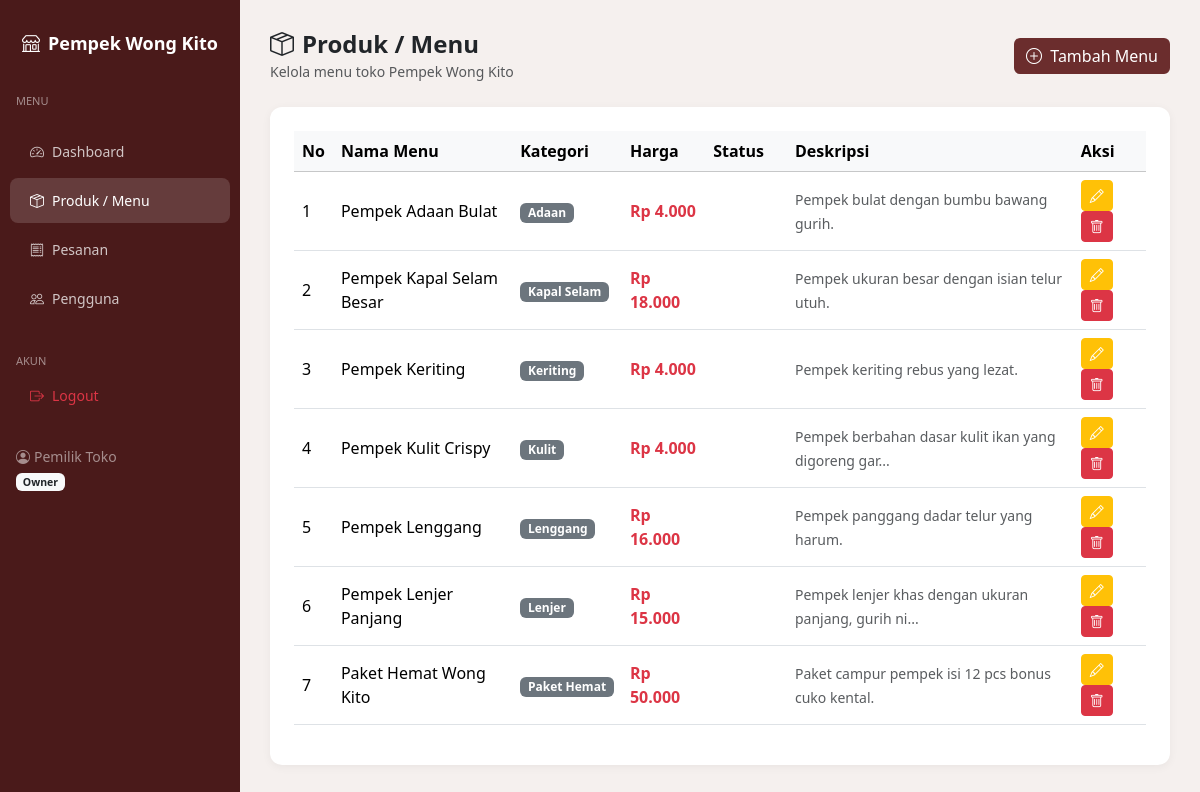
Screenshot of /Toko_Pempek/admin/produk.php (signed in) with the database file from the repository.
### tables this page shows
CREATE TABLE IF NOT EXISTS `produk` (
  `id` int(11) NOT NULL AUTO_INCREMENT,
  `nama` varchar(100) NOT NULL,
  `kategori` varchar(50) NOT NULL,
  `harga` int(11) NOT NULL,
  `deskripsi` text DEFAULT NULL,
  `foto` varchar(255) DEFAULT NULL,
  `status` enum('tersedia','habis') NOT NULL DEFAULT 'tersedia',
  `created_at` timestamp NOT NULL DEFAULT CURRENT_TIMESTAMP,
  PRIMARY KEY (`id`)
);

### Toko_Pempek/config/Database.php (called while the page is built, shortened)
<?php
$host     = getenv('DB_HOST') ?: 'db';
$username = getenv('DB_USER') ?: 'pempek_user';
$password = getenv('DB_PASS') ?: 'pempek_pass';
$database = getenv('DB_NAME') ?: 'db_pempek';
try {
    $conn = new PDO("mysql:host=$host;dbname=$database", $username, $password);
    $conn->setAttribute(PDO::ATTR_ERRMODE, PDO::ERRMODE_EXCEPTION);
} catch(PDOException $e) {
    die("Koneksi ke database MySQL gagal: " . $e->getMessage());
}
$limit = 9;
$page = isset($_GET['p']) ? max(1, intval($_GET['p'])) : 1;
$offset = ($page - 1) * $limit;
$kategori_dipilih = [];
if (!empty($kategori_dipilih)) {
    $sql = "SELECT * FROM produk WHERE ";
    $conditions = [];
    foreach ($kategori_dipilih as $key => $val) {
        $conditions[] = "(nama LIKE :kat$key OR kategori LIKE :kat$key)";
    }
    $sql .= implode(" OR ", $conditions);
    $sql .= " LIMIT :limit OFFSET :offset";
    $stmt = $conn->prepare($sql);
    foreach ($kategori_dipilih as $key => $val) {
        $stmt->bindValue(":kat$key", $val);
    }
    $stmt->bindValue(":limit", $limit, PDO::PARAM_INT);
    $stmt->bindValue(":offset", $offset, PDO::PARAM_INT);
    $stmt->execute();
    $produk_list = $stmt->fetchAll(PDO::FETCH_ASSOC);
} else {
    $stmt = $conn->prepare("SELECT * FROM produk LIMIT :limit OFFSET :offset");
    $stmt->bindValue(":limit", $limit, PDO::PARAM_INT);
    $stmt->bindValue(":offset", $offset, PDO::PARAM_INT);
    $stmt->execute();
    $produk_list = $stmt->fetchAll(PDO::FETCH_ASSOC);
}
?>

### Toko_Pempek/core/Functions.php (called while the page is built, shortened)
<?php
function format_rupiah($angka) {
    return "Rp " . number_format($angka, 0, ',', '.');
}

### Toko_Pempek/admin/produk.php (the view, shortened to what this page needs)
<?php
require_once '../config/database.php';
require_once '../core/Functions.php';
$produk_list = $conn->query("SELECT * FROM produk ORDER BY kategori, nama")->fetchAll(PDO::FETCH_ASSOC);
require_once 'admin_layout.php';
?>
    <div class="d-flex justify-content-between align-items-center mb-4">
        <div>
            <h4 class="fw-bold mb-0"><i class="bi bi-box-seam me-2"></i>Produk / Menu</h4>
            <small class="text-muted">Kelola menu toko Pempek Wong Kito</small>
        </div>
        <button class="btn btn-maroon" data-bs-toggle="modal" data-bs-target="#modalTambah">
            <i class="bi bi-plus-circle me-1"></i> Tambah Menu
        </button>
    </div>
    <div class="card-panel">
        <div class="table-responsive">
            <table class="table table-hover align-middle">
                <thead class="table-light">
                    <tr>
                        <th>No</th>
                        <th>Nama Menu</th>
                        <th>Kategori</th>
                        <th>Harga</th>
                        <th>Status</th>
                        <th>Deskripsi</th>
                        <th>Aksi</th>
                    </tr>
                </thead>
                <tbody>
                <?php foreach ($produk_list as $i => $p): ?>
                    <tr>
                        <td><?= $i + 1 ?></td>
                        <td class="fw-medium"><?= htmlspecialchars($p['nama']) ?></td>
                        <td><span class="badge bg-secondary"><?= htmlspecialchars($p['kategori']) ?></span></td>
                        <td class="fw-bold text-danger"><?= format_rupiah($p['harga']) ?></td>
                        <td><span class="badge badge-<?= $p['status'] ?>"><?= ucfirst($p['status']) ?></span></td>
                        <td><small class="text-muted"><?= htmlspecialchars(mb_substr($p['deskripsi'], 0, 50)) ?><?= (strlen($p['deskripsi']) > 50 ? '...' : '') ?></small></td>
                        <td>
                            <a href="?edit=<?= $p['id'] ?>" class="btn btn-sm btn-warning text-white">
                                <i class="bi bi-pencil"></i>
                            </a>
                            <form method="POST" class="d-inline" onsubmit="return confirm('Hapus menu ini?');">
                                <button type="submit" class="btn btn-sm btn-danger"><i class="bi bi-trash"></i></button>
                            </form>
                        </td>
                    </tr>
                <?php endforeach; ?>
                </tbody>
            </table>
        </div>
    </div>
</div>

### Toko_Pempek/admin/admin_layout.php (style rules this page uses)
body { background: #f5f0ee; }
.card-panel { background: #fff; border-radius: 12px; padding: 24px; box-shadow: 0 2px 10px rgba(0,0,0,0.05); }
.btn-maroon { background: #6b2d2d; color: #fff; border: none; }

### rows the page displays
produk: nama "Pempek Adaan Bulat", kategori "Adaan", harga "Rp 4.000", deskripsi "Pempek bulat dengan bumbu bawang gurih."
produk: nama "Pempek Kapal Selam Besar", kategori "Kapal Selam", harga "Rp 18.000", deskripsi "Pempek ukuran besar dengan isian telur utuh."
produk: nama "Pempek Keriting", kategori "Keriting", harga "Rp 4.000", deskripsi "Pempek keriting rebus yang lezat."
produk: nama "Pempek Kulit Crispy", kategori "Kulit", harga "Rp 4.000", deskripsi "Pempek berbahan dasar kulit ikan yang digoreng gar"
produk: nama "Pempek Lenggang", kategori "Lenggang", harga "Rp 16.000", deskripsi "Pempek panggang dadar telur yang harum."
produk: nama "Pempek Lenjer Panjang", kategori "Lenjer", harga "Rp 15.000", deskripsi "Pempek lenjer khas dengan ukuran panjang, gurih ni"
produk: nama "Paket Hemat Wong Kito", kategori "Paket Hemat", harga "Rp 50.000", deskripsi "Paket campur pempek isi 12 pcs bonus cuko kental."

### other values shown
$name "Pemilik Toko"
$level "Owner"
